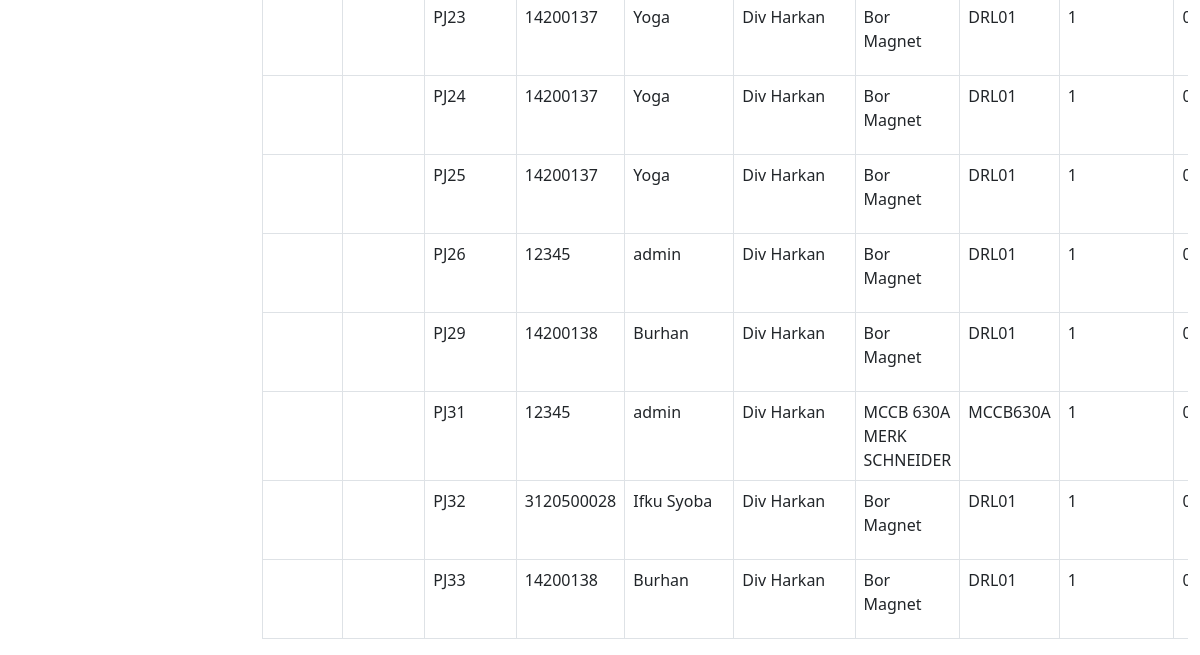
Before: /user/user_peminjaman.php (signed in, lower part) with the older database file.
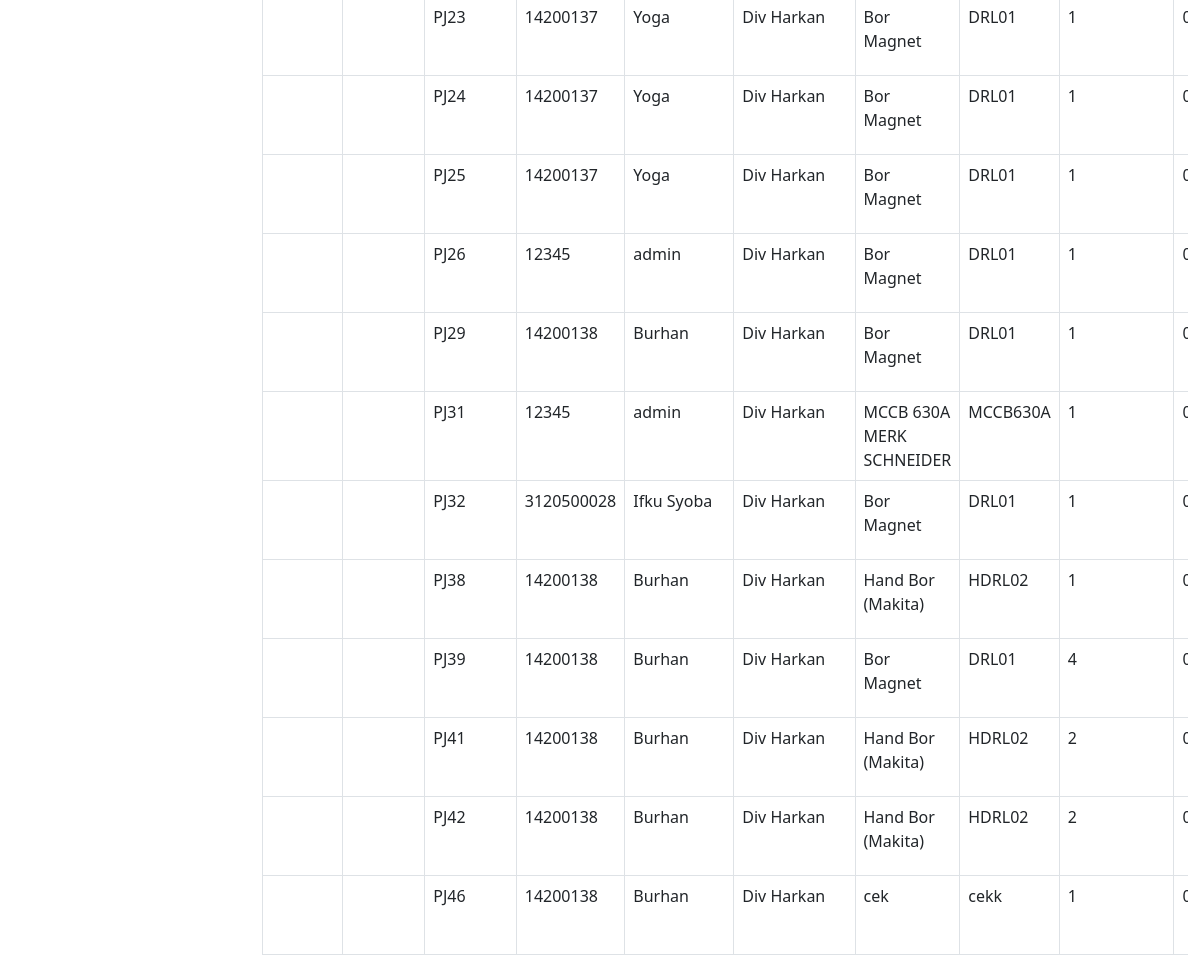
After: the same page with the newer database file.
### tables this page shows
CREATE TABLE `keluar_masuk_barang` (
  `idtransaksi` int NOT NULL,
  `kodetransaksi` varchar(200) NOT NULL,
  `tanggal` timestamp NULL DEFAULT NULL,
  `tanggal_pengajuan` timestamp NULL DEFAULT NULL,
  `tanggalkembali` timestamp NULL DEFAULT NULL,
  `jenisbarang` varchar(256) NOT NULL,
  `nip` varchar(512) NOT NULL,
  `namabarang` varchar(200) NOT NULL,
  `kodebarang` varchar(200) NOT NULL,
  `jumlahpinjam` int NOT NULL,
  `jumlahkembali` int DEFAULT '0',
  `jumlahrusak` int DEFAULT '0',
  `lokasi` varchar(500) NOT NULL,
  `lokasi_kembali` varchar(256) DEFAULT NULL,
  `keterangan` varchar(256) DEFAULT NULL,
  `isApproved` int DEFAULT '0',
  `status` varchar(200) NOT NULL
);

CREATE TABLE `users` (
  `id_user` int NOT NULL,
  `nip_user` varchar(512) NOT NULL,
  `nama_user` varchar(512) NOT NULL,
  `password_user` varchar(512) NOT NULL,
  `divisi_id` int NOT NULL,
  `role_id` int NOT NULL
);

CREATE TABLE `divisi` (
  `iddivisi` int NOT NULL,
  `namadivisi` varchar(200) NOT NULL
);

### user/user_peminjaman.php (the view, shortened to what the changed rows need)
<?php
require '../controller/peminjam_controller.php';
$searchTerm = isset($_GET['cari']) ? $_GET['cari'] : '';
?>
<!DOCTYPE html>
<html lang="en">
<head>
    <link href="../css/styles.css" rel="stylesheet" />
</head>
<br>
<br>
<main id="main-content" class="<?= isset($_GET['sidebarClosed']) ? '' : 'main-with-sidebar' ?>">
    <div class="container -fluid">
        <br>
        <br>
        <div class="card-body">
            <div class="table table-responsive">
                <table class="table table-bordered" id="dataTable" width="100" cellspacing="0">
                    <tbody>
                        <?php
                        if (!empty($searchTerm)) {
                            $searchResults = searchMutasiBarang($conn, $searchTerm);
                            while ($data = mysqli_fetch_array($searchResults)) {
                                $idtransaksi = $data['idtransaksi'];
                                $tanggalpinjam = $data['tanggal'];
                                $tanggalkembali = $data['tanggalkembali'];
                                $kodetransaksi = $data['kodetransaksi'];
                                $nip = $data['nip'];
                                $namabarang = $data['namabarang'];
                                $kodebarang = $data['kodebarang'];
                                $jumlahpinjam = $data['jumlahpinjam'];
                                $jumlahkembali = $data['jumlahkembali'];
                                $jumlahrusak = $data['jumlahrusak'];
                                $lokasi = $data['lokasi'];
                                $status = $data['status'];
                                $tanggalKembaliNull = "0000-00-00 00:00:00";
                                $query_pegawai = "SELECT users.nama_user
                        FROM users
                        WHERE users.nip_user = '$nip'";
                                $result_pegawai = mysqli_query($conn, $query_pegawai);
                                $namapegawai = "-";
                                if ($result_pegawai) {
                                    $row_pegawai = mysqli_fetch_assoc($result_pegawai);
                                    $namapegawai = $row_pegawai['nama_user'];
                                }
                                $query_divisi = "SELECT divisi.namadivisi
                        FROM users
                        INNER JOIN divisi ON users.divisi_id = divisi.iddivisi
                        WHERE users.nip_user = '$nip'";
                                $result_divisi = mysqli_query($conn, $query_divisi);
                                $namadivisi = "-";
                                if ($result_divisi) {
                                    $row_divisi = mysqli_fetch_assoc($result_divisi);
                                    $namadivisi = $row_divisi['namadivisi'];
                                }
                        ?>
                                <tr class="centered-cell">
                                    <td class="centered-cell"> <?= $tanggalpinjam ?></td>
                                    <td class="centered-cell"> <?= $tanggalkembali ?></td>
                                    <td class="centered-cell"> <?= $kodetransaksi ?></td>
                                    <td class="centered-cell"> <?= $nip ?></td>
                                    <td class="centered-cell"> <?= $namapegawai ?></td>
                                    <td class="centered-cell"> <?= $namadivisi ?></td>
                                    <td class="centered-cell"> <?= $namabarang ?></td>
                                    <td class="centered-cell"> <?= $kodebarang ?></td>
                                    <td class="centered-cell"> <?= $jumlahpinjam ?></td>
                                    <td class="centered-cell"> <?= $jumlahkembali ?></td>
                                    <td class="centered-cell"> <?= $jumlahrusak ?></td>
                                    <td class="centered-cell"> <?= $lokasi ?></td>
                                    <td class="centered-cell">
                                        <button type="button" class="btn btn-primary" data-bs-toggle="modal" data-bs-target="#modal<?= $idtransaksi ?>">Lihat Detail</button>';
                                    </td>
                                </tr>
                                <div class="modal fade" id="modal<?= $idtransaksi; ?>">
                                    <div class="modal-dialog">
                                        <div class="modal-content bg-white">
                                            <form method="post">
                                                <div class="modal-header">
                                                    <h4 class="modal-title">Aksi</h4>
                                                    <button type="button" class="btn-close" data-bs-dismiss="modal"></button>
                                                </div>
                                                <div class="modal-body">
                                                    <div class="button-container">
                                                        <button type="submit" class="btn btn-success" name="approve">Approve</button>
                                                        <button type="submit" class="btn btn-danger" name="tolak" onclick="return confirm('Apakah Anda yakin ingin menolak?')">Tolak</button>
                                                    </div>
                                                    <input type="hidden" name="idtransaksi" value="<?= $idtransaksi ?>">
                                                </div>
                                                <div class="modal-footer">
                                                    <button type="submit" class="btn btn-warning" name="updatebarang">Simpan</button>
                                                </div>
                                            </form>
                                        </div>
                                    </div>
                                </div>
                            <?php
                            }
                        } else {
                            $ambilsemuadatastock = mysqli_query($conn, "SELECT * FROM keluar_masuk_barang WHERE isApproved = 0");
                            while ($data = mysqli_fetch_array($ambilsemuadatastock)) {
                                $tanggalpinjam = $data['tanggal'];
                                $tanggalkembali = $data['tanggalkembali'];
                                $kodetransaksi = $data['kodetransaksi'];
                                $nip = $data['nip'];
                                $namabarang = $data['namabarang'];
                                $kodebarang = $data['kodebarang'];
                                $jumlahpinjam = $data['jumlahpinjam'];
                                $jumlahkembali = $data['jumlahkembali'];
                                $query_pegawai = "SELECT users.nama_user
                        FROM users
                        WHERE users.nip_user = '$nip'";
                                $result_pegawai = mysqli_query($conn, $query_pegawai);
                                $namapegawai = "-";
                                if ($result_pegawai) {
                                    $row_pegawai = mysqli_fetch_assoc($result_pegawai);
                                    $namapegawai = $row_pegawai['nama_user'];
                                }
                                $query_divisi = "SELECT divisi.namadivisi
                        FROM users
                        INNER JOIN divisi ON users.divisi_id = divisi.iddivisi
                        WHERE users.nip_user = '$nip'";
                                $result_divisi = mysqli_query($conn, $query_divisi);
                                $namadivisi = "-";
                                if ($result_divisi) {
                                    $row_divisi = mysqli_fetch_assoc($result_divisi);
                                    $namadivisi = $row_divisi['namadivisi'];
                                }
                            ?>
                                <tr class="centered-cell">
                                    <td class="centered-cell"> <?= $tanggalpinjam ?></td>
                                    <td class="centered-cell"> <?= $tanggalkembali ?></td>
                                    <td class="centered-cell"> <?= $kodetransaksi ?></td>
                                    <td class="centered-cell"> <?= $nip ?></td>
                                    <td class="centered-cell"> <?= $namapegawai ?></td>
                                    <td class="centered-cell"> <?= $namadivisi ?></td>
                                    <td class="centered-cell"> <?= $namabarang ?></td>
                                    <td class="centered-cell"> <?= $kodebarang ?></td>
                                    <td class="centered-cell"> <?= $jumlahpinjam ?></td>
                                    <td class="centered-cell"> <?= $jumlahkembali ?></td>
                                </tr>
                        <?php
                            }
                        }
                        ?>
                    </tbody>
                </table>
            </div>
        </div>
</main>
</body>
</html>

Changed rows visible on the page:
no longer on this page (row edited): keluar_masuk_barang: kodetransaksi "PJ33", nip "14200138", users.nama_user "Burhan", divisi.namadivisi "Div Harkan", namabarang "Bor Magnet", kodebarang "DRL01", jumlahpinjam "1"
added keluar_masuk_barang: kodetransaksi "PJ38", nip "14200138", users.nama_user "Burhan", divisi.namadivisi "Div Harkan", namabarang "Hand Bor (Makita)", kodebarang "HDRL02", jumlahpinjam "1"
added keluar_masuk_barang: kodetransaksi "PJ39", nip "14200138", users.nama_user "Burhan", divisi.namadivisi "Div Harkan", namabarang "Bor Magnet", kodebarang "DRL01", jumlahpinjam "4"
added keluar_masuk_barang: kodetransaksi "PJ41", nip "14200138", users.nama_user "Burhan", divisi.namadivisi "Div Harkan", namabarang "Hand Bor (Makita)", kodebarang "HDRL02", jumlahpinjam "2"
added keluar_masuk_barang: kodetransaksi "PJ42", nip "14200138", users.nama_user "Burhan", divisi.namadivisi "Div Harkan", namabarang "Hand Bor (Makita)", kodebarang "HDRL02", jumlahpinjam "2"
added keluar_masuk_barang: kodetransaksi "PJ46", nip "14200138", users.nama_user "Burhan", divisi.namadivisi "Div Harkan", namabarang "cek", kodebarang "cekk", jumlahpinjam "1"
